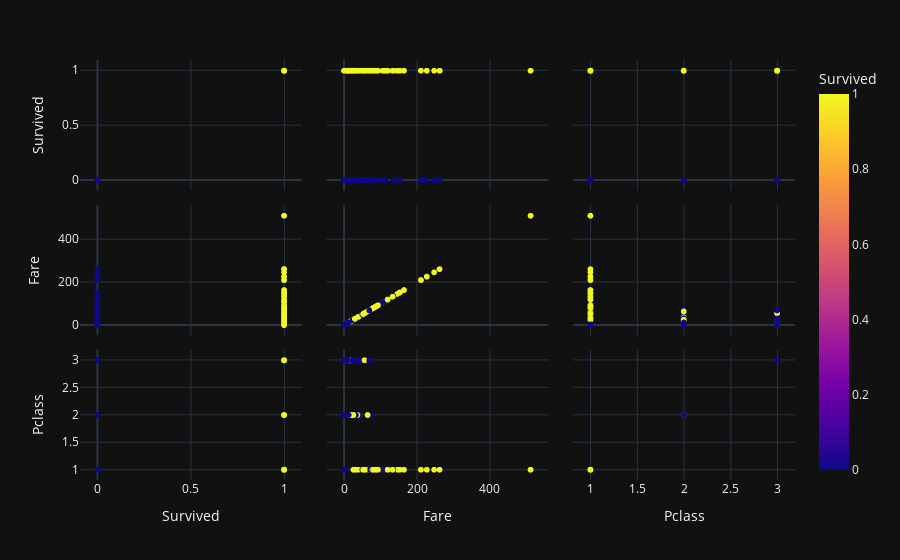

Notebook cell for this chart:
### Code cell
preprocessing.dynamic_graph()

### Figure 1 — Plotly figure (JSON) as saved in the notebook; plotly's stock layout.template omitted (floating-point values rounded to 4 significant figures; data arrays with more than 128 entries replaced by an {"elided": "..."} marker saying what was removed)
{"data": [{"dimensions": [{"axis": {"matches": true}, "label": "Survived", "values": {"elided": "891 int values"}}, {"axis": {"matches": true}, "label": "Fare", "values": {"elided": "891 float values"}}, {"axis": {"matches": true}, "label": "Pclass", "values": {"elided": "891 int values"}}], "hovertemplate": "%{xaxis.title.text}=%{x}<br>%{yaxis.title.text}=%{y}<br>Survived=%{marker.color}<extra></extra>", "legendgroup": "", "marker": {"color": {"elided": "891 int values"}, "coloraxis": "coloraxis", "symbol": "circle"}, "name": "", "showlegend": false, "type": "splom"}], "layout": {"coloraxis": {"colorbar": {"title": {"text": "Survived"}}, "colorscale": [[0.0, "#0d0887"], [0.1111, "#46039f"], [0.2222, "#7201a8"], [0.3333, "#9c179e"], [0.4444, "#bd3786"], [0.5556, "#d8576b"], [0.6667, "#ed7953"], [0.7778, "#fb9f3a"], [0.8889, "#fdca26"], [1.0, "#f0f921"]]}, "legend": {"tracegroupgap": 0}, "margin": {"t": 60}, "dragmode": "select"}}
